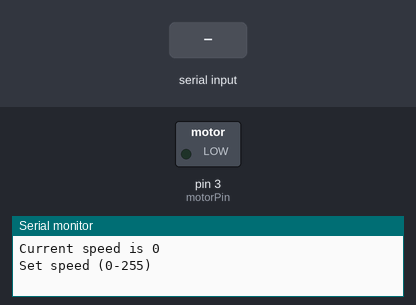
Bench run of a sketch on a simulated Arduino Uno, built with avr-gcc and run on an emulated ATmega328P. Parts: switched loads named in the sketch (green lamp = pin HIGH), the last lines printed to the serial monitor. Inputs (shaded band) come from the test bench.

Above: at 1.2 s.
1.3 s: "90,45\n" received over Serial
At 2.3 s:
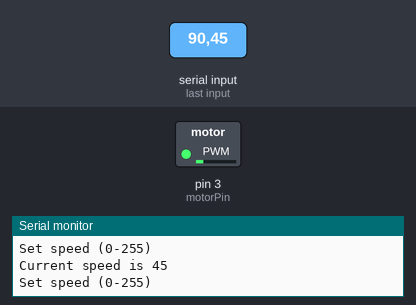
2.8 s: "30,150\n" received over Serial
At 3.5 s:
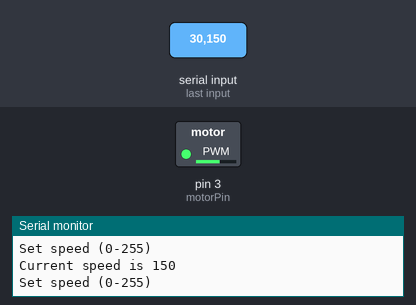
4.3 s: "200\n" received over Serial
At 5.5 s:
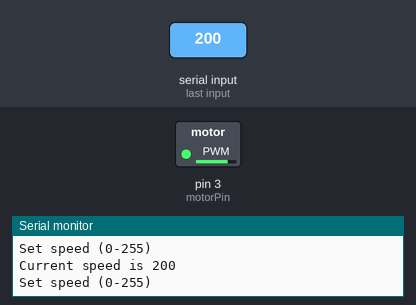
5.8 s: "90\n" received over Serial
At 6.8 s:
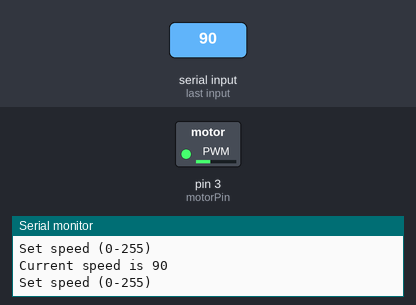
Timing chart, 0 to 8.3 s (numbered marks = the images above; inputs shaded):
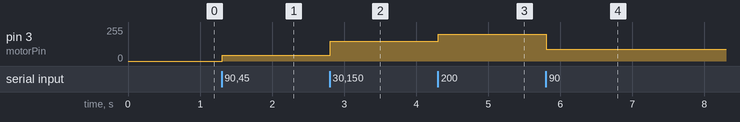

Measured:
- after the input at 1.3 s, pin 3 (motorPin): 0/255 → 45/255 at once
- after the input at 2.8 s, pin 3 (motorPin): 45/255 → 150/255 at once
- after the input at 4.3 s, pin 3 (motorPin): 150/255 → 200/255 at once
- after the input at 5.8 s, pin 3 (motorPin): 200/255 → 90/255 at once

The sketch:

lesson8a.ino
```cpp
int motorPin = 3;
int speed = 0;


void setup() {
    pinMode(motorPin, OUTPUT);
    Serial.begin(9600);
}

void loop() {

    Serial.print("Current speed is ");
    Serial.println(speed);
    Serial.println("Set speed (0-255)");

    speed = Serial.parseInt();
    while(!Serial.available()){
        speed = Serial.parseInt();
    }
    if (speed >= 0 && speed <= 255){
        analogWrite(motorPin, speed);
    }
}
```
